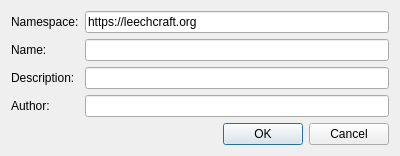
<?xml version="1.0" encoding="UTF-8"?>
<ui version="4.0">
 <class>CreateScriptDialog</class>
 <widget class="QDialog" name="CreateScriptDialog">
  <property name="geometry">
   <rect>
    <x>0</x>
    <y>0</y>
    <width>400</width>
    <height>143</height>
   </rect>
  </property>
  <property name="windowTitle">
   <string>Create script</string>
  </property>
  <layout class="QFormLayout" name="formLayout">
   <item row="0" column="0">
    <widget class="QLabel" name="label">
     <property name="text">
      <string>Namespace:</string>
     </property>
    </widget>
   </item>
   <item row="0" column="1">
    <widget class="QLineEdit" name="Namespace_">
     <property name="text">
      <string>https://leechcraft.org</string>
     </property>
    </widget>
   </item>
   <item row="1" column="0">
    <widget class="QLabel" name="label_2">
     <property name="text">
      <string>Name:</string>
     </property>
    </widget>
   </item>
   <item row="1" column="1">
    <widget class="QLineEdit" name="Name_"/>
   </item>
   <item row="2" column="0">
    <widget class="QLabel" name="label_3">
     <property name="text">
      <string>Description:</string>
     </property>
    </widget>
   </item>
   <item row="2" column="1">
    <widget class="QLineEdit" name="Description_"/>
   </item>
   <item row="3" column="0">
    <widget class="QLabel" name="label_4">
     <property name="text">
      <string>Author:</string>
     </property>
    </widget>
   </item>
   <item row="3" column="1">
    <widget class="QLineEdit" name="Author_"/>
   </item>
   <item row="4" column="0" colspan="2">
    <widget class="QDialogButtonBox" name="ButtonBox_">
     <property name="orientation">
      <enum>Qt::Horizontal</enum>
     </property>
     <property name="standardButtons">
      <set>QDialogButtonBox::Cancel|QDialogButtonBox::Ok</set>
     </property>
    </widget>
   </item>
  </layout>
 </widget>
 <resources/>
 <connections>
  <connection>
   <sender>ButtonBox_</sender>
   <signal>accepted()</signal>
   <receiver>CreateScriptDialog</receiver>
   <slot>accept()</slot>
   <hints>
    <hint type="sourcelabel">
     <x>248</x>
     <y>254</y>
    </hint>
    <hint type="destinationlabel">
     <x>157</x>
     <y>274</y>
    </hint>
   </hints>
  </connection>
  <connection>
   <sender>ButtonBox_</sender>
   <signal>rejected()</signal>
   <receiver>CreateScriptDialog</receiver>
   <slot>reject()</slot>
   <hints>
    <hint type="sourcelabel">
     <x>316</x>
     <y>260</y>
    </hint>
    <hint type="destinationlabel">
     <x>286</x>
     <y>274</y>
    </hint>
   </hints>
  </connection>
 </connections>
</ui>
